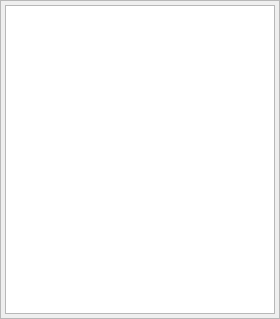
<?xml version="1.0" encoding="UTF-8"?>
<ui version="4.0">
 <class>manage_plugin_columns</class>
 <widget class="QFrame" name="manage_plugin_columns">
  <property name="geometry">
   <rect>
    <x>0</x>
    <y>0</y>
    <width>280</width>
    <height>319</height>
   </rect>
  </property>
  <property name="minimumSize">
   <size>
    <width>280</width>
    <height>319</height>
   </size>
  </property>
  <property name="windowTitle">
   <string>Frame</string>
  </property>
  <property name="frameShape">
   <enum>QFrame::StyledPanel</enum>
  </property>
  <property name="frameShadow">
   <enum>QFrame::Raised</enum>
  </property>
  <layout class="QVBoxLayout" name="verticalLayout">
   <property name="leftMargin">
    <number>4</number>
   </property>
   <property name="topMargin">
    <number>4</number>
   </property>
   <property name="rightMargin">
    <number>4</number>
   </property>
   <property name="bottomMargin">
    <number>4</number>
   </property>
   <item>
    <widget class="QTableWidget" name="tableWidget">
     <property name="styleSheet">
      <string notr="true">QTableView {
     selection-background-color: #0069D7;
 }



                        QTableView::item:selected:!active {
                            color:white;
                            background-color:  #CDCDCD;


                        }</string>
     </property>
     <property name="editTriggers">
      <set>QAbstractItemView::NoEditTriggers</set>
     </property>
     <property name="alternatingRowColors">
      <bool>true</bool>
     </property>
     <property name="selectionBehavior">
      <enum>QAbstractItemView::SelectRows</enum>
     </property>
     <property name="showGrid">
      <bool>false</bool>
     </property>
     <attribute name="horizontalHeaderStretchLastSection">
      <bool>true</bool>
     </attribute>
    </widget>
   </item>
  </layout>
 </widget>
 <resources/>
 <connections/>
</ui>
